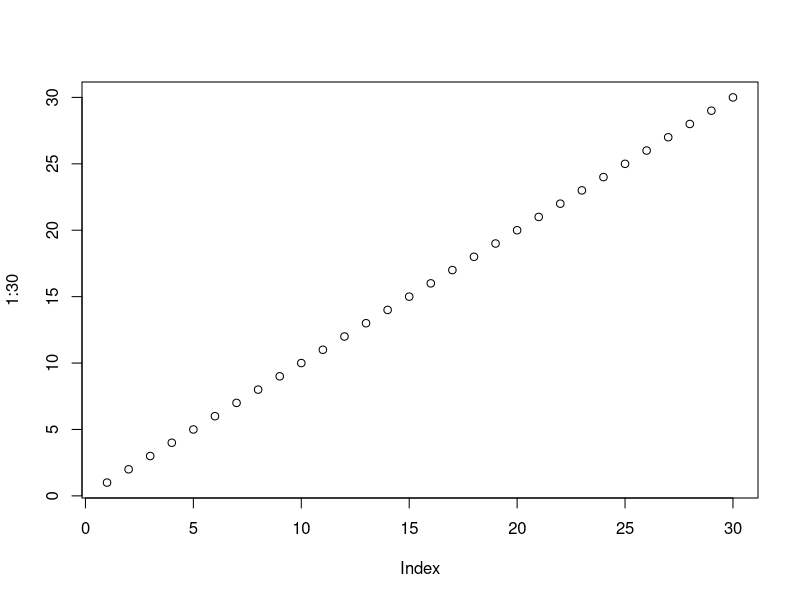
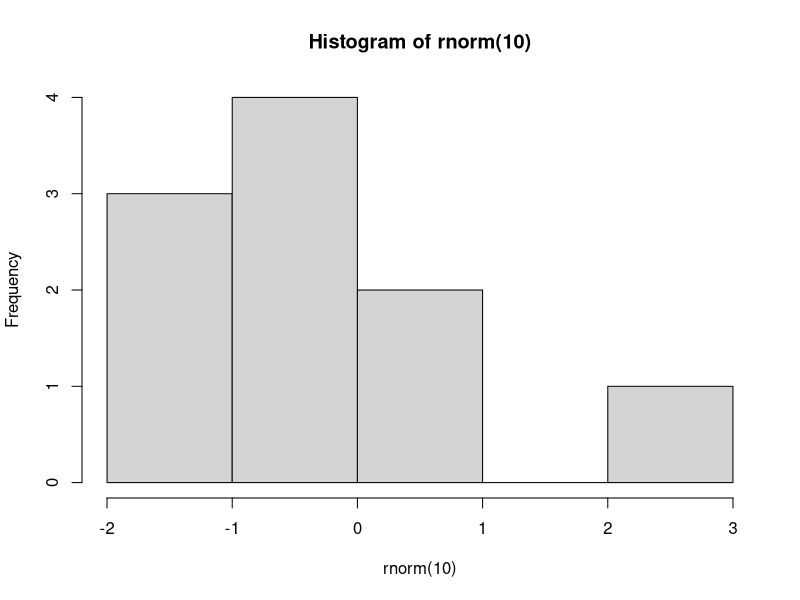
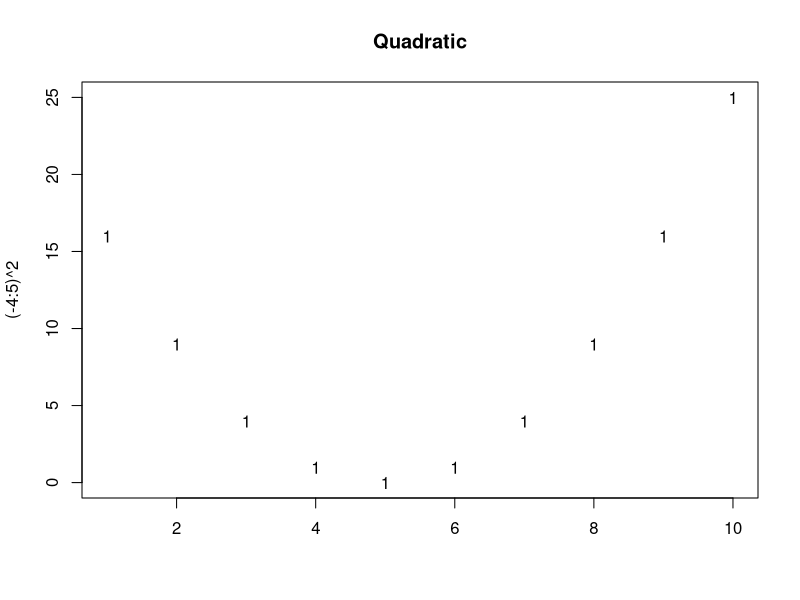
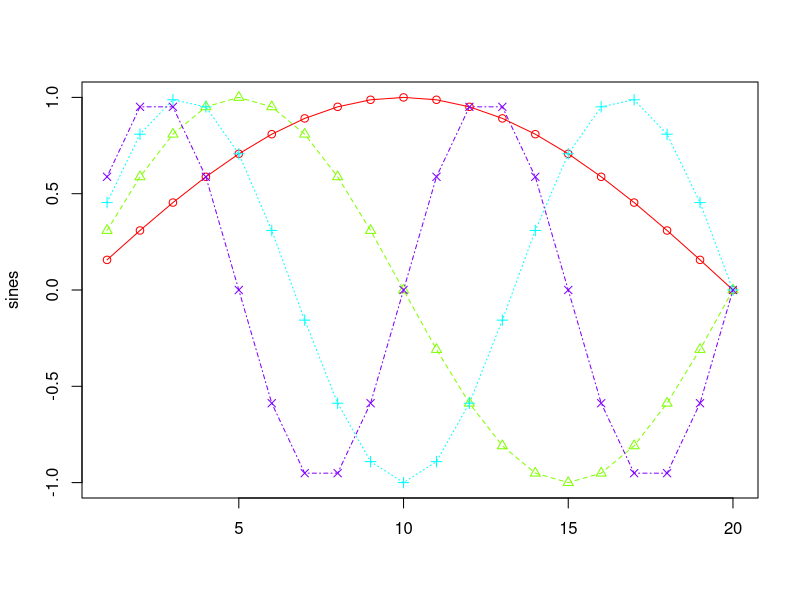
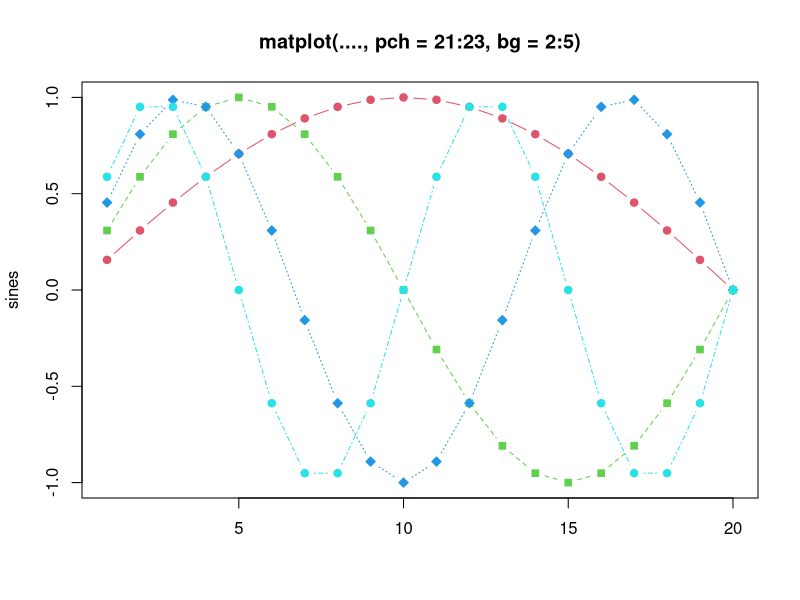
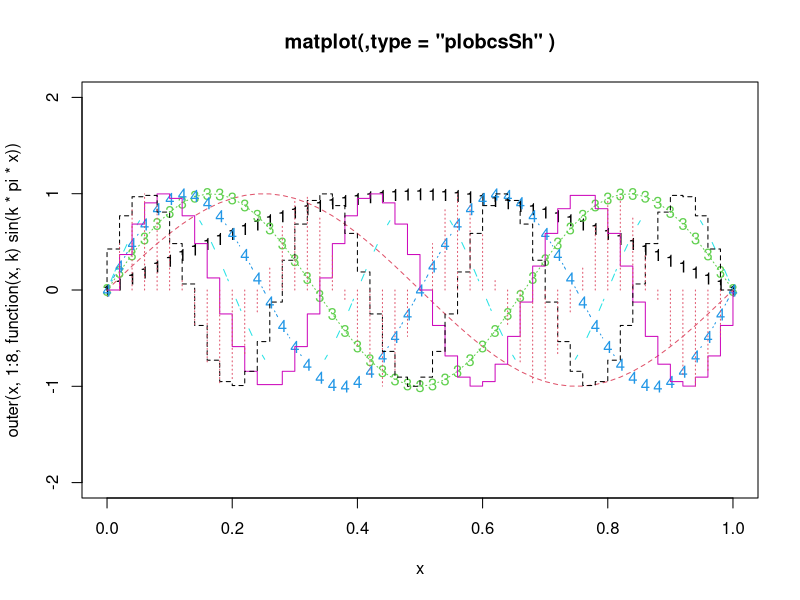
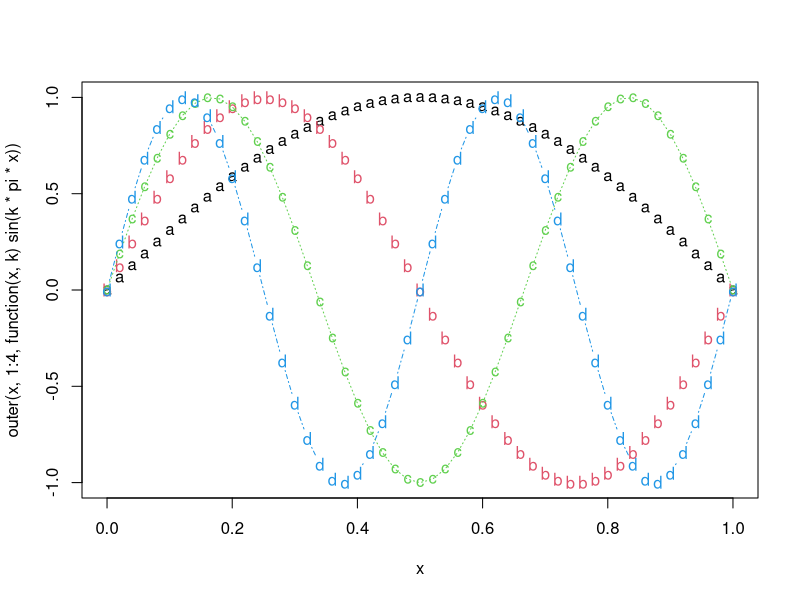
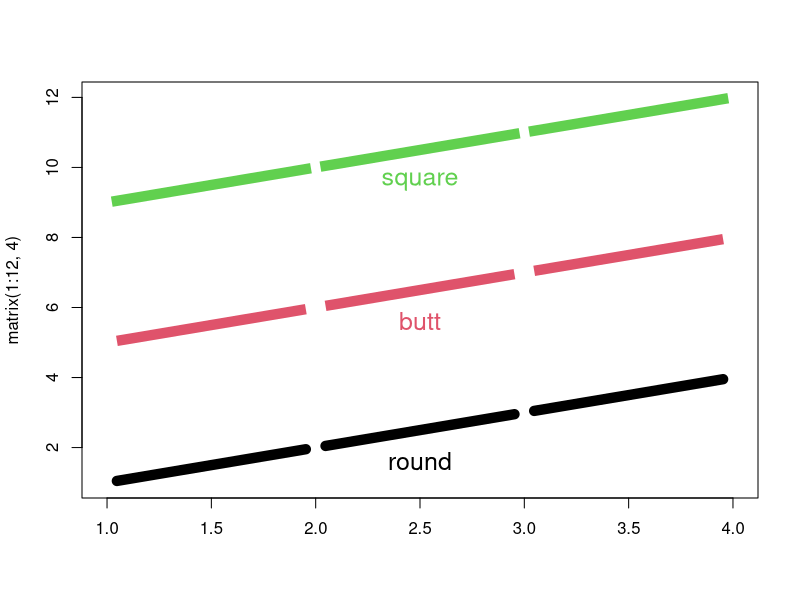

Generate these figures, in order, with R:
# Explorando o 01-rstudio.R

# Nome dos Contributors
contributors()

# Licença
licence()

# Informações sobre a sessão
sessionInfo()

# Imprimir na tela
print('R - Uma das principais ferarmentos do Cientista de Dados')

# Criar gráficos
plot(1:30)
hist(rnorm(10))

# Instalar pacotes
install.packages('randomForest')
install.packages('ggplot2')

# Carregar o pacote
library(ggplot2)

# Descarregar o pacote
detach(package:ggplot2)

# Se souber o nome da função
help(mean)
?mean

# Se não souber o nome da função
help.search('randomForest')
help.search('matplot')
??matplot
RSiteSearch('matplot')
example('matplot')







